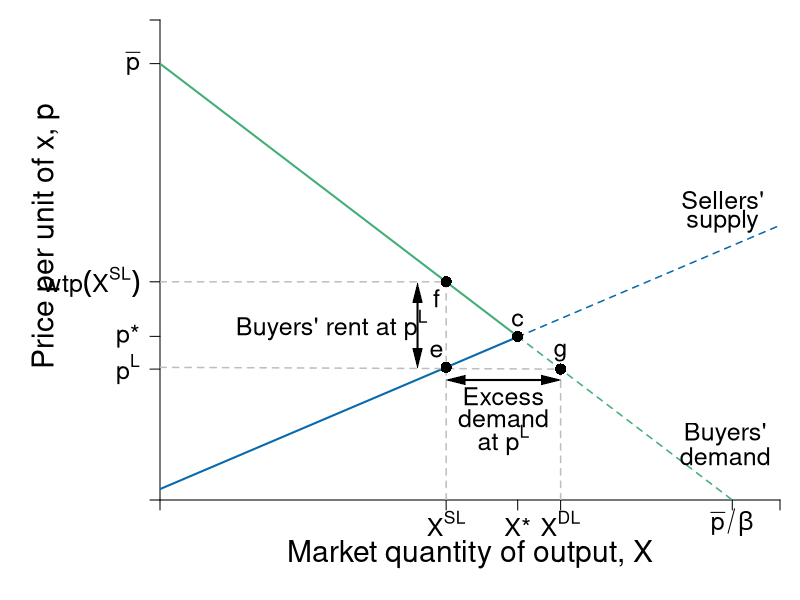

Write R code to recreate this figure.
require(shape)
pdf(file = "competitionmarkets/demand_supply_excess_D.pdf", width = 9, height = 7)

#Set parameters for graphics
pointsize <- 1.8
axislabelsize <- 1.8
labelsize <- 1.5
namesize <- 1.8
annotatesize <- 1.5
graphlinewidth <- 2
segmentlinewidth <- 1.5

COL <- c("#7fc97f", "#beaed4", "#fdc086", "#ffff99", "#386cb0", "#f0027f", "#bf5b17", "#666666")
COLA <- c("#e0f3db", "#99d8c9","#66c2a4","#41ae76", "#238b45", "#005824")
COLB <- c("#c6dbef", "#4eb3d3", "#2b8cbe", "#0868ac","#084081")
COLC <- c("#fcfbfd", "#efedf5", "#dadaeb", "#bcbddc", "#9e9ac8", "#807dba", "#6a51a3", "#54278f", "#3f007d")

par(mar =  c(5, 8, 1, 1))

Demand <- function(x, rmax = 20, xmax = 12, n = 10) {
  rmax - (rmax/(n*xmax))*x
}

mrsA <- function(x, rmax = 20, xmax = 10) {
  rmax - (rmax/xmax)*x
}

uA <- function(x, y, rmax = 20, xmax = 10) {
  y + rmax*x - (1/2)(rmax/xmax)*x^2
}


#Supply <- function(x, c1 = 0, c2 = 0.05){
#  c1 + 2*c2*x
#}

# New Supply
Supply <- function(x, c1 = 0.5, c2 = 0.0465){
  c1 + 2*c2*x
}

xlims <- c(0, 130)
ylims <- c(0, 22)

npts <- 501 
x <- seq(xlims[1], xlims[2], length.out = npts)
y <- seq(ylims[1], ylims[2], length.out = npts) 
a <- c(46.08, 55, 64)
b <- c(46.08, 55, 64)

plot(0, 0, xlim = xlims, ylim = ylims, type = "n",
     xlab = expression(paste("")),
     ylab = expression(paste("")), 
     xaxt = "n", 
     yaxt = "n", 
     cex.lab = axislabelsize, 
     bty = "n",
     xaxs="i", 
     yaxs="i")

# ticksy <- seq(from = 0, to = ylims[2], by = 2)
# ylabels <- seq(from = 0, to = ylims[2], by = 2)
# ticksx <- seq(from = 0, to = xlims[2], by = 2)
# xlabels <- seq(from = 0, to = xlims[2], by = 2)
ticksy <- c(0, 6, 7.5, Demand(x = 60), 20, ylims[2])
ylabels <- c(NA, expression(paste(p^L)), expression(paste(p,"*")), expression(paste(wtp(X^{SL}))), expression(paste(bar(p))), NA)
ticksx <- c(0,  60, 75, 84, 120, xlims[2])
xlabels <- c(NA, expression(paste(X^{SL})), expression(paste(X,"*")), expression(paste(X^{DL})), expression(paste(bar(p)/beta)), NA)

axis(1, at = ticksx, pos = 0, labels = xlabels, cex.axis = labelsize)
axis(2, at = ticksy, pos = 0, labels = ylabels, las = 1,  cex.axis = labelsize)

npts <- 500 
xx1 <- seq(xlims[1], 75, length.out = npts)
xx2 <- seq(75, xlims[2], length.out = npts)

#Lines for mrs graph
lines(xx1, Demand(xx1), col = COLA[4], lwd = graphlinewidth)
lines(xx2, Demand(xx2), col = COLA[4], lty = 2, lwd = segmentlinewidth)
lines(xx1, Supply(xx1), col = COLB[4], lwd = graphlinewidth)
lines(xx2, Supply(xx2), col = COLB[4], lty = 2, lwd = segmentlinewidth)

#Label axes
#mtext(expression(paste("Market quantity of output, ", X)), side=1, line = 2.5, cex = axislabelsize)
text(0.5*xlims[2], -2.5, expression(paste("Market quantity of output, ", X)), xpd = TRUE, cex = axislabelsize) 
text(-24, 0.55*ylims[2], expression(paste("Price per unit of x, ", p)), xpd = TRUE, cex = axislabelsize, srt = 90) 


# segments(0, 7.5, 75, 7.5, lty = 2, "gray" , lwd = segmentlinewidth)
# segments(75, 0, 75, 7.5, lty = 2, col = "gray" , lwd = segmentlinewidth)
points(75, 7.5, pch = 16, col = "black", cex = 1.5)
text(75, 8.25, expression(c), cex = labelsize)

segments(0, Supply(x = 60), 84, Demand(x = 84), lty = 2, "gray" , lwd = segmentlinewidth)
segments(60, 0, 60, Demand(x = 60), lty = 2, col = "gray" , lwd = segmentlinewidth)
segments(0, Demand(x = 60), 60, Demand(x = 60), lty = 2, col = "gray" , lwd = segmentlinewidth)
segments(84, 0, 84, Demand(x = 84), lty = 2, col = "gray" , lwd = segmentlinewidth)
points(60, Supply(x = 60), pch = 16, col = "black", cex = 1.5)
points(84, Demand(x = 84), pch = 16, col = "black", cex = 1.5)
points(60, Demand(x = 60), pch = 16, col = "black", cex = 1.5)
text(84, Demand(x = 84) + 0.75, expression(g), cex = labelsize)
text(60 - 2, Supply(x = 60) + 0.75, expression(e), cex = labelsize)
text(60 - 2, Demand(x = 60) - 0.75, expression(f), cex = labelsize)

Arrows(54, 6.5, 54, 9.5, col = "black", lty = 1, code = 3, lwd = 2, arr.type = "triangle", arr.lwd = 0.5)
text(36, 8, expression(paste("Buyers' rent at ", p^L)), cex = labelsize)


# 
# points(50, 10, pch = 16, col = "black", cex = 1.5)
# text(52, 10.5, expression(M))

#segments(4.11765, 6.17647, 5.88, 8.88, lty = 1, col = COL[2] , lwd = graphlinewidth)
text(118, 13.75, expression("Sellers'"), cex = labelsize)
text(118, 12.75, expression("supply"), cex = labelsize)
#text(7.3, 2.5, expression("Curve"))

# Arrows(56, 11.5, 108, 11.5, col = "black", lty = 1, code = 3, lwd = 2, arr.type = "triangle", arr.lwd = 0.5)
# text(80, 12.5, expression(paste("Excess Supply at ", p^H)), cex = labelsize)

Arrows(62, 5.5, 82, 5.5, col = "black", lty = 1, code = 3, lwd = 2, arr.type = "triangle", arr.lwd = 0.5)
text(72, 4.75, expression(paste("Excess")), cex = labelsize)
text(72, 3.75, expression(paste("demand")), cex = labelsize)
text(72, 2.75, expression(paste("at ", p^L)), cex = labelsize)


#Label Demand
text(118.5, 3, expression(paste("Buyers'")), cex = labelsize)
text(118.5, 2, expression(paste("demand")), cex = labelsize)

#doesn't seem to be giving me a new pdf 
dev.off()
